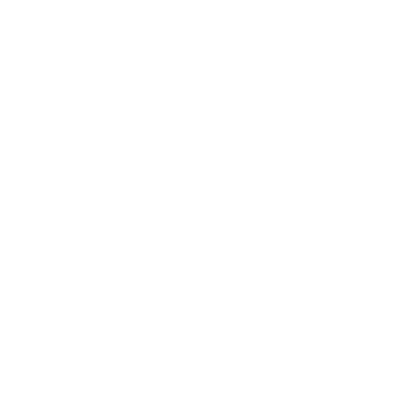
Frame 1 (no input)
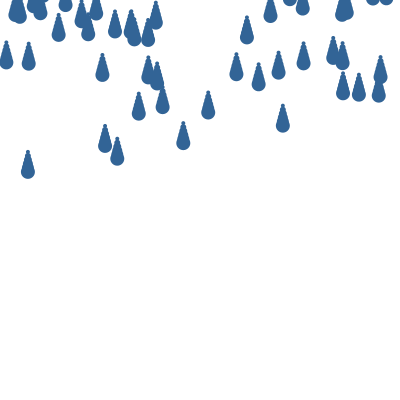
Frame 60 (the mouse pressed at the canvas centre just before this capture)
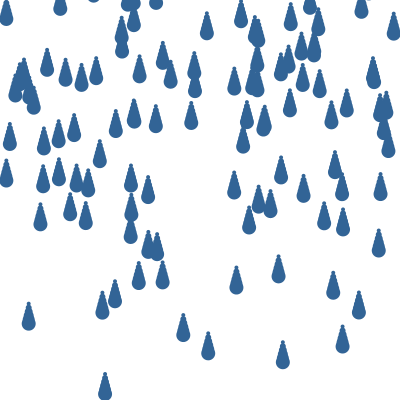
Frame 120 (the mouse held since frame 60 and released just before this capture)

The Processing sketch that drew these frames (run headless with seeded random() and noise(); from frame 60 on, the mouse is pressed at the canvas centre):

// Processing sketch: chapter_10_6
// ── chapter_10_6.pde
Drop[] drops = new Drop[1000];

int totalDrops = 0;

void setup(){
	size(400, 400);
	smooth();

}

void draw(){
	background(255);

	// initialize one drop
	drops[totalDrops] = new Drop();

	// increment totalDrops
	totalDrops++;

	//if we hit the end of the array
	if (totalDrops >= drops.length){
		totalDrops = 0; // start over
	}


	for (int i = 0; i<totalDrops; i++){
		drops[i].display();
		drops[i].move();
	}

}
// ── drop.pde
class Drop {
	float x,y;			// location of raindrops
	float speed;		// speed
	color c;			// color of raindrop
	float r;			// radius

	Drop() {
		r = 16;					// all raindrops are the same size
		x = random(width);		// start with a random x loc
		y = -r*4;				// begin above the window
		speed = random(1,5);	// pick rando speed between 1 and 5
		c = color(50,100,150);	// make the drop blue
	}

	void display(){
	
		// ellipse(x, y, r, r);

		for (int i = 2; i<8; i++){
			fill(c);
			noStroke();
			ellipse(x, y+i*4, i*2, i*2);
		}
	}

	void move() {
		y += speed;				// increment by speed!
	}

	boolean reachedBottom(){
		if (y>height + r*4){
			return true;
		} else {
			return false;
		}
	}
}
